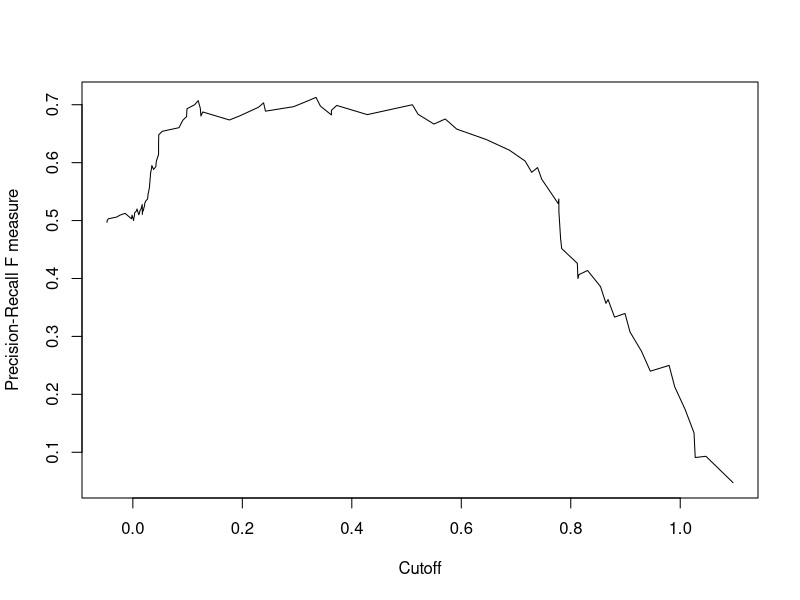

R code for this plot:
library(e1071)
library(MASS)
library(ROCR)

cat("cats dataset prediction of sex f1 curve")

data(cats)

# set random ordering
rng = sample(144, 144)
train_vals = rng[1:20]
test_vals = rng[21:144]

gen_metrics <- function(class_name) {
    x <- subset(cats, select = -Sex)
    y <- 1 * (subset(cats, select = Sex) == class_name)

    train_x <- x[train_vals,]
    train_y <- y[train_vals,]

    test_x <- x[test_vals,]
    test_y <- y[test_vals,]

    svm_model <- svm(Sex ~ ., data = data.frame(x,Sex=y))
    pred <- predict(svm_model, test_x)
    pp <- prediction(pred, test_y)
    prf <- performance(pp, "auc")
    plot(performance(pp, "f"))
    prf@y.values
}

# make female positive examples
gen_metrics('F')
